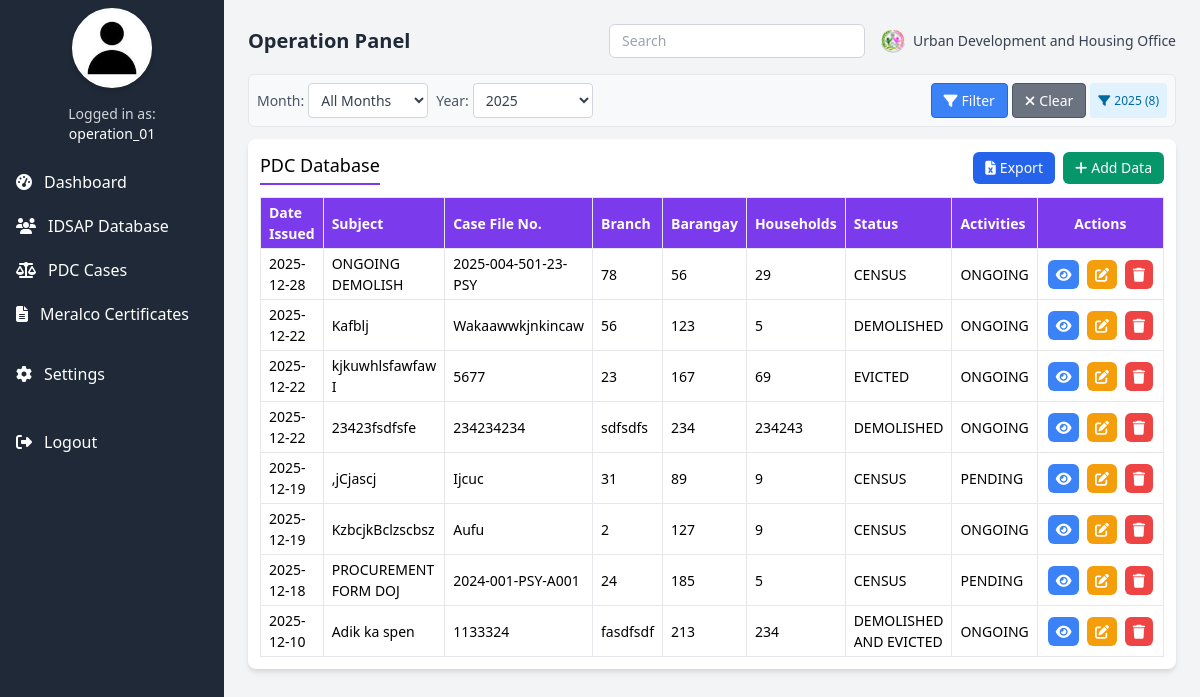
Page /Operation/operation_panel.php?year=2025-12-18 (signed in) on the earlier database version.
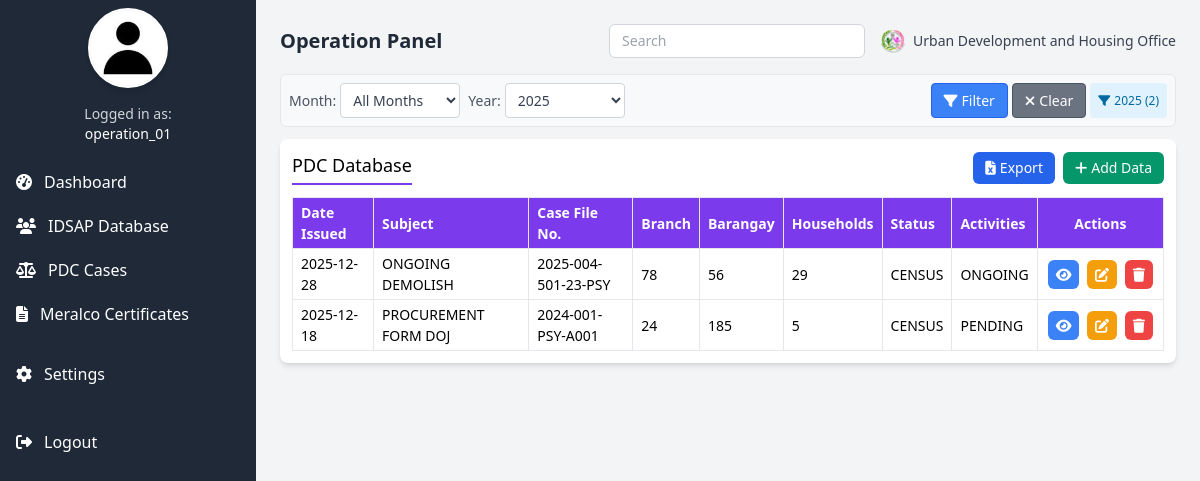
Same page on the later database version.
### tables this page shows
CREATE TABLE `pdc_records` (
  `id` int(11) NOT NULL AUTO_INCREMENT,
  `date_issued` date NOT NULL,
  `subject` text NOT NULL,
  `case_file` varchar(100) NOT NULL,
  `branch` varchar(100) NOT NULL,
  `affected_barangay` varchar(100) NOT NULL,
  `household_affected` int(11) NOT NULL,
  `status` varchar(50) NOT NULL,
  `activities` varchar(50) NOT NULL,
  `documents` text DEFAULT NULL,
  `created_at` timestamp NULL DEFAULT current_timestamp(),
  PRIMARY KEY (`id`)
);

### Operation/operation_panel.php (the view, shortened to what the changed rows need)
<?php
$servername = "localhost";
$username = "u198271324_admin";
$password = "Udhodbms01";
$dbname = "u198271324_udho_db";
$conn = new mysqli($servername, $username, $password, $dbname);
$filter_month = isset($_GET['month']) ? intval($_GET['month']) : 0;
$filter_year = isset($_GET['year']) ? intval($_GET['year']) : 0;
$sql = "SELECT * FROM pdc_records";
$conditions = [];
if ($filter_year > 0) {
    $conditions[] = "YEAR(date_issued) = $filter_year";
}
if (!empty($conditions)) {
    $sql .= " WHERE " . implode(" AND ", $conditions);
}
$sql .= " ORDER BY date_issued DESC";
$records = [];
$result = $conn->query($sql);
if ($result && $result->num_rows > 0) {
    while ($row = $result->fetch_assoc()) {
        $records[] = $row;
    }
}
?>
<!DOCTYPE html>
<html lang="en">
<head>
  <link href="https://cdn.jsdelivr.net/npm/tailwindcss@2.2.19/dist/tailwind.min.css" rel="stylesheet" />
  <link href="https://cdnjs.cloudflare.com/ajax/libs/font-awesome/6.4.0/css/all.min.css" rel="stylesheet" />
</head>
<body class="bg-gray-100 min-h-screen flex">
  <div class="flex-1 p-4 md:p-6">
    <header class="flex flex-col md:flex-row justify-between items-center mb-4 gap-4">
      <h1 class="text-xl font-bold text-gray-800">Operation Panel</h1>
    </header>
    <div class="filter-container">
      <form method="GET" action="" id="filterForm">
        <div class="filter-row">
          <div class="filter-buttons">
            <?php if ($filter_month > 0 || $filter_year > 0): ?>
            <div class="filter-badge">
              <i class="fas fa-filter"></i>
              <span>
                <?php
                if ($filter_year > 0) echo $filter_year;
                echo ' (' . count($records) . ')';
                ?>
              </span>
            </div>
            <?php endif; ?>
          </div>
        </div>
      </form>
    </div>
    <div class="bg-white p-3 rounded-lg shadow-md">
      <div class="flex justify-between items-center mb-3">
        <h2 class="text-lg border-b-2 border-purple-600 pb-1">PDC Database</h2>
      </div>
      <?php if (empty($records)): ?>
      <div class="text-center py-6 text-gray-500">
        <i class="fas fa-database text-3xl mb-2"></i>
        <p class="text-sm">No records found<?php echo ($filter_month > 0 || $filter_year > 0) ? ' for the selected filter' : ''; ?>.</p>
        <?php if ($filter_month > 0 || $filter_year > 0): ?>
        <p class="text-xs mt-1">
          <button onclick="resetFilter()" class="text-blue-600 hover:text-blue-800 underline">
            Clear filters to view all records
          </button>
        </p>
        <?php endif; ?>
      </div>
      <?php else: ?>
      <div class="overflow-x-auto">
        <table id="dataTable" class="w-full border compact-table">
          <thead>
            <tr class="bg-purple-600 text-white">
              <th class="border px-2 py-1 text-left">Date Issued</th>
              <th class="border px-2 py-1 text-left">Subject</th>
              <th class="border px-2 py-1 text-left">Case File No.</th>
              <th class="border px-2 py-1 text-left">Branch</th>
              <th class="border px-2 py-1 text-left">Barangay</th>
              <th class="border px-2 py-1 text-left">Households</th>
              <th class="border px-2 py-1 text-left">Status</th>
              <th class="border px-2 py-1 text-left">Activities</th>
              <th class="border px-2 py-1 text-center">Actions</th>
            </tr>
          </thead>
          <tbody id="dataBody">
            <?php foreach ($records as $record):
            ?>
            <tr data-id="<?php echo $record['id']; ?>"
                data-docs="<?php echo htmlspecialchars($record['documents'] ?? '[]'); ?>"
                data-subject="<?php echo htmlspecialchars($record['subject']); ?>"
                data-case-file="<?php echo htmlspecialchars($record['case_file']); ?>">
              <td class="border px-2 py-1"><?php echo $record['date_issued']; ?></td>
              <td class="border px-2 py-1"><?php echo $record['subject']; ?></td>
              <td class="border px-2 py-1"><?php echo $record['case_file']; ?></td>
              <td class="border px-2 py-1"><?php echo $record['branch']; ?></td>
              <td class="border px-2 py-1"><?php echo $record['affected_barangay']; ?></td>
              <td class="border px-2 py-1"><?php echo $record['household_affected']; ?></td>
              <td class="border px-2 py-1"><?php echo $record['status']; ?></td>
              <td class="border px-2 py-1"><?php echo $record['activities']; ?></td>
              <td class="border px-2 py-1 action-buttons">
                <button class="bg-blue-500 hover:bg-blue-600 text-white rounded-md transition" onclick="viewRow(this)">
                  <i class="fas fa-eye"></i>
                </button>
                <button class="bg-yellow-500 hover:bg-yellow-600 text-white rounded-md transition" onclick="editRow(this)">
                  <i class="fas fa-edit"></i>
                </button>
                <button class="bg-red-500 hover:bg-red-600 text-white rounded-md transition" onclick="deleteRow(this)">
                  <i class="fas fa-trash"></i>
                </button>
              </td>
            </tr>
            <?php endforeach; ?>
          </tbody>
        </table>
      </div>
      <?php endif; ?>
    </div>
  </div>
</body>
</html>

Differences in the rows shown:
removed pdc_records: date_issued "2025-12-22", subject "Kafblj", case_file "Wakaawwkjnkincaw", branch "56", affected_barangay "123", household_affected "5", status "DEMOLISHED", activities "ONGOING"
removed pdc_records: date_issued "2025-12-22", subject "kjkuwhlsfawfaw I", case_file "5677", branch "23", affected_barangay "167", household_affected "69", status "EVICTED", activities "ONGOING"
removed pdc_records: date_issued "2025-12-22", subject "23423fsdfsfe", case_file "234234234", branch "sdfsdfs", affected_barangay "234", household_affected "234243", status "DEMOLISHED", activities "ONGOING"
removed pdc_records: date_issued "2025-12-19", subject ",jCjascj", case_file "Ijcuc", branch "31", affected_barangay "89", household_affected "9", status "CENSUS", activities "PENDING"
removed pdc_records: date_issued "2025-12-19", subject "KzbcjkBclzscbsz", case_file "Aufu", branch "2", affected_barangay "127", household_affected "9", status "CENSUS", activities "ONGOING"
removed pdc_records: date_issued "2025-12-10", subject "Adik ka spen", case_file "1133324", branch "fasdfsdf", affected_barangay "213", household_affected "234", status "DEMOLISHED AND EVICTED", activities "ONGOING"
Other differences:
count($records): "8" → "2"
